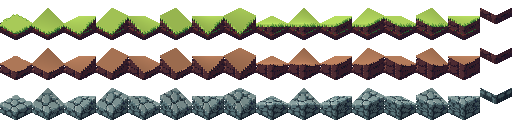
#> input picture images/ground-slopes.png, 512 x 120 px, found by its file name
$ python make_unseen_tiles.py
#> lines starting #> are read from the running program, lines starting #| are printed output that depends on the picture
"""Blacked-out tile sprites for the line-of-sight overlay (see animat.js): each tile's
shape in pure black, so unseen ground is blacked out, drawn as cheaply as any other tile
(a different background image, no extra element to paint).

  images/ground-slopes-unseen.png  every cell of images/ground-slopes.png, blacked out
  images/water-unseen.png          the water tile from images/tiles.png, blacked out

Blacking out: every pixel's colour becomes black (0, 0, 0); its transparency is kept, so
the shape stays exactly the sprite's.

Run from the project root:  python3 spritecraft/make_unseen_tiles.py
"""
from PIL import Image

WATER_CELL = (192, 288, 32, 32)  # x, y, w, h of the water tile in tiles.png (.tile.water)


def black_out(img):
    img = img.convert("RGBA")
    px = img.load()
    for y in range(img.height):
        for x in range(img.width):
            r, g, b, a = px[x, y]
            if a:
                px[x, y] = (0, 0, 0, a)
    return img


black_out(Image.open("images/ground-slopes.png")).save("images/ground-slopes-unseen.png")
#> in black_out, img is the input picture: PIL image 512x120 RGBA; mean R, G, B, A 48.2, 46.6, 37.4, 126.9
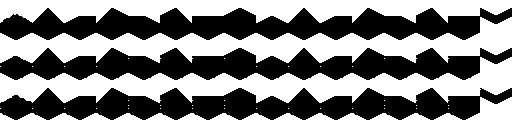
#> saved as ground-slopes-unseen.png: PIL image 512x120 RGBA; mean R, G, B, A 0, 0, 0, 126.9; transparent parts drawn white
x, y, w, h = WATER_CELL
black_out(Image.open("images/tiles.png").crop((x, y, x + w, y + h))).save("images/water-unseen.png")
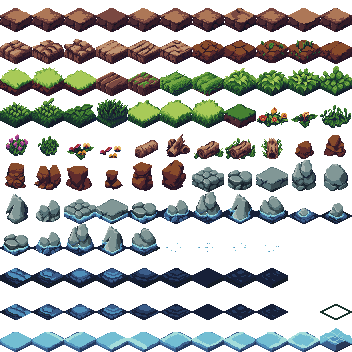
#> input picture pre_oside/images/tiles.png, 352 x 352 px, found by its file name
#> in black_out (call 2), `img = img.convert("RGBA")`:
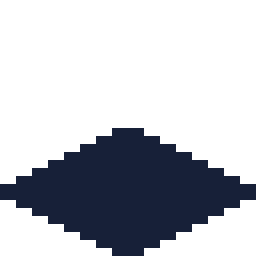
#> img: PIL image 32x32 RGBA (shown 8 times larger); mean R, G, B, A 6.5, 9, 15.8, 71.7; transparent parts drawn white
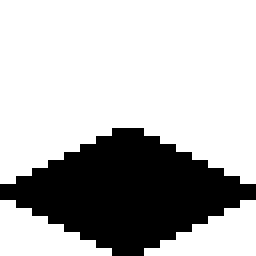
#> saved as water-unseen.png: PIL image 32x32 RGBA (shown 8 times larger); mean R, G, B, A 0, 0, 0, 71.7; transparent parts drawn white
print("wrote images/ground-slopes-unseen.png, images/water-unseen.png")
